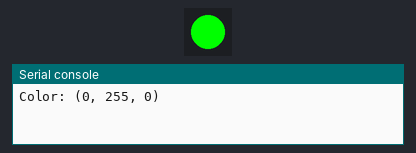
Bench run of a program on a simulated Raspberry Pi Pico running MicroPython. Shown: 1 RGB LEDs in strip order, left to right, the last lines printed to the serial console. Dim RGB values are drawn brighter than linear.

Above: at 0.02 s.
At 2.09 s:
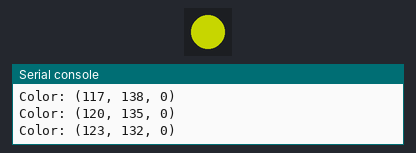
At 4.16 s:
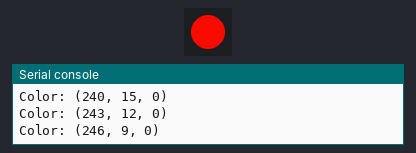
At 8.34 s:
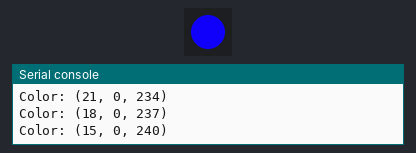
Timing chart, 0 to 8.6 s (numbered marks = the images above):
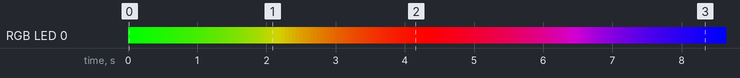

Measured:
- by itself, everything shown: repeats every 12.9 s, in 255 steps

The program:

main.py
```python
from machine import Pin
from neopixel import NeoPixel
import time

led = NeoPixel(Pin(23), 1)

def wheel(pos):
    if pos < 85:
        return (pos * 3, 255 - pos * 3, 0)
    elif pos < 170:
        pos -= 85
        return (255 - pos * 3, 0, pos * 3)
    else:
        pos -= 170
        return (0, pos * 3, 255 - pos * 3)

pos = 0
while True:
    color = wheel(pos)
    led[0] = color
    led.write()
    print("Color:", color)
    pos = (pos + 1) % 256
    time.sleep(0.05)
```
